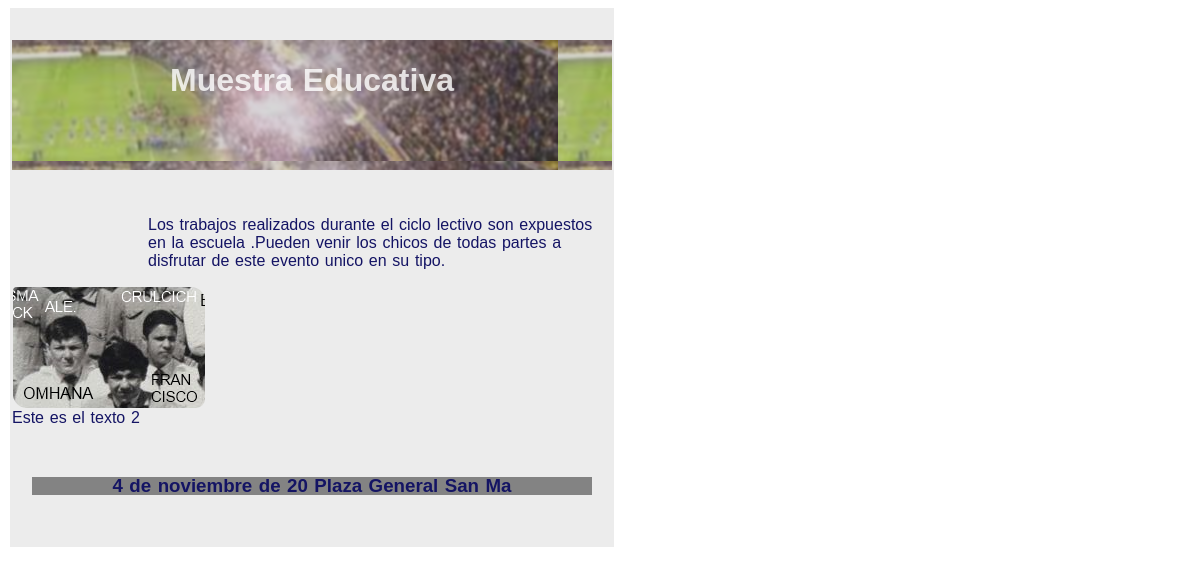
/mostrar_cartelera.php?b=3, run on the app's committed database.
### tables this page shows
CREATE TABLE `carteles` (
  `id_cartel` int(11) NOT NULL,
  `categoria` varchar(25) NOT NULL DEFAULT '''AGENDA''',
  `titulo` text NOT NULL,
  `texto` text DEFAULT NULL,
  `imagen` varchar(128) DEFAULT NULL,
  `plantilla` int(11) DEFAULT 1,
  `v_desde` varchar(20) DEFAULT NULL,
  `v_hasta` varchar(20) DEFAULT NULL,
  `activo` int(11) NOT NULL DEFAULT 1,
  `link` varchar(128) DEFAULT NULL,
  `texto1` text DEFAULT NULL,
  `texto2` text DEFAULT NULL,
  `imagen1` text DEFAULT NULL
);

### libreria/conexion.php (called while the page is built, shortened)
<?php
class Conexion extends mysqli{
 function __construct(){
   $this->enlace=mysqli_connect(DB_HOST,DB_USER,DB_PASS,DB_NAME);
 }
}

### libreria/carteles.php (called while the page is built, shortened)
<?php
class Cartel{
 static function seleccionar($str){
    $sql="select * from carteles where categoria = '$str' AND activo = 1 ";
    if(is_numeric($str)){
	 $sql="select * from carteles where id_cartel = '$str' ";
	}
	$objConn = new Conexion();
	$rs=$objConn->enlace->query($sql);
	$est=array();
	while($fila=mysqli_fetch_assoc($rs)){
	  $est[]=$fila;
	}return $est;
 }
 }

### mostrar_cartelera.php (the view, shortened to what this page needs)
<?php
include_once("libreria/carteles.php");
$str_b =  $_GET['b'];
$cart=Cartel::seleccionar($str_b);
?>
<?php
if (isset($cart)){
echo '<link rel="stylesheet" href="bootstrap/carteles.css">';
echo '<link rel="stylesheet" href="bootstrap/plantillas_nuevas.css">';
?>
	  <?php
		  foreach($cart as $carteles){
		   echo '<div class="plantilla'.$carteles['plantilla'].'">';
		   if($carteles['imagen1']<>""){
		   $img_h="images/cartelera/".$carteles['imagen1'];
		   echo "<div style=\"background-image: url(".$img_h.");\"><header>
               <h1>$carteles[titulo]</h1>
               </header></div>";
		   }
           else{
		   echo "<header>
               <h1>$carteles[titulo]</h1>
               </header>";
		   }
		   echo "<article>$carteles[texto]</article>";
		   if($carteles['imagen']<>"" && $carteles['texto1']<>"" && $carteles['texto2']<>""){
		        $img='images/cartelera/'.$carteles['imagen'];
				echo "<div id='cartel_imagen' class='row'>";
				  echo "<div class='col-sm-4'><img src='$img'></div>";
				  echo "<div class='col-sm-4'>$carteles[texto2]</div>";
				echo "</div> ";
		   }
	if($carteles['v_desde']<>"" || $carteles['v_hasta']<>""){
		   echo "<footer><h3>$carteles[v_desde] $carteles[v_hasta]</h3></footer>";
		   }
		   echo '</div><br>';
		   }
	  ?>
<?php
}
?>

### data on the page
carteles: imagen1 (picture), titulo "Muestra Educativa", texto "Los trabajos realizados durante el ciclo lectivo son expuestos en la escuela .Pueden venir los chicos de todas partes a disfrutar de este evento unico en su tipo.", imagen (picture), texto2 "Este es el texto 2", v_desde "4 de noviembre de 20", v_hasta "Plaza General San Ma"
